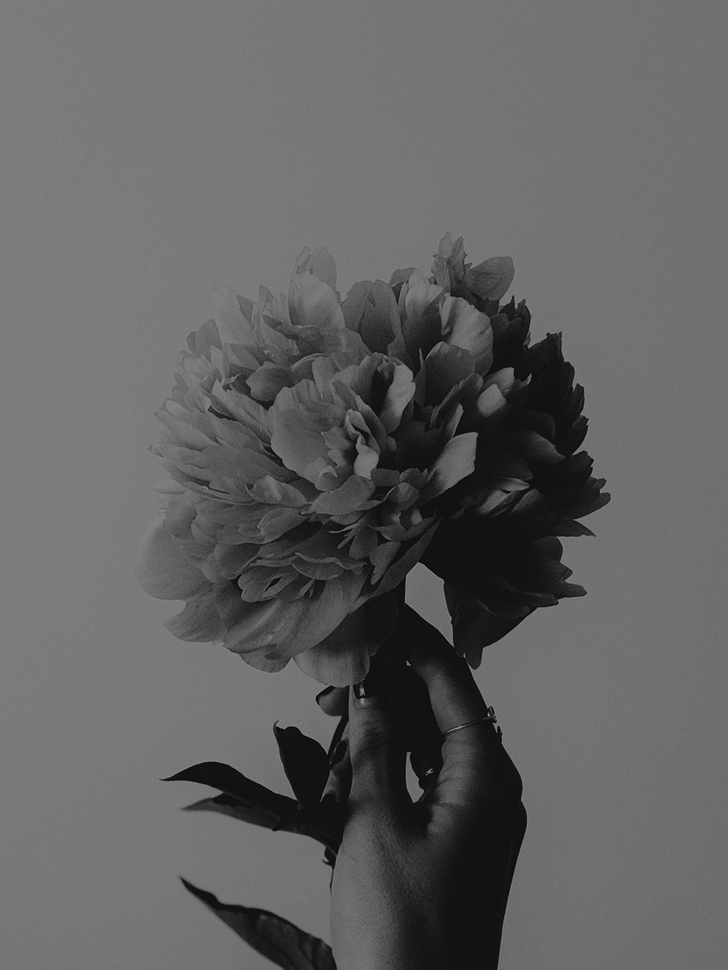
#> input picture images/escura.png, 728 x 970 px, shrunk from 908 x 1210 before the run; its folder holds 4 pictures in this run
$ python histogramas.py
#> lines starting #> are read from the running program, lines starting #| are printed output that depends on the picture
import cv2
import numpy as np
import matplotlib.pyplot as plt
import os

# Função para calcular e exibir os histogramas conforme os requisitos
def calcular_histogramas(imagens):
    plt.figure(figsize=(16, 12))

    for i, (titulo, caminho_imagem) in enumerate(imagens.items()):
        # Construir o caminho completo da imagem
        caminho_completo = os.path.join("images", caminho_imagem)

        # Carregar a imagem em tons de cinza
        imagem = cv2.imread(caminho_completo, cv2.IMREAD_GRAYSCALE)
#> imagem is the input picture: shape (970, 728); min 2, max 155, mean 97.5

        if imagem is None:
            print(f"Erro ao carregar a imagem '{titulo}' em '{caminho_completo}'")
            continue

        # Calcular o histograma
        histograma, bins = np.histogram(imagem.flatten(), bins=256, range=[0, 256])
#> histograma = 256 values, max 57670 at index 124, min 0 at index 0, mean 2758.4; bins = 257 values from 0 to 256

        # Calcular as probabilidades normalizadas
        p_rk = histograma / (imagem.shape[0] * imagem.shape[1])
#> p_rk = 256 values, max 0.0817 at index 124, min 0 at index 0, mean 0.00391

        # Plotar a imagem
        plt.subplot(4, 2, i * 2 + 1)
        plt.imshow(imagem, cmap="gray")
        plt.title(f"Imagem: {titulo}")
        plt.axis("off")

        # Plotar o histograma
        plt.subplot(4, 2, i * 2 + 2)
        plt.bar(range(256), p_rk, color="blue", alpha=0.7)
        plt.title(f"Histograma de {titulo}")
        plt.xlabel("Níveis de Cinza")
        plt.ylabel("Probabilidade Normalizada")

    plt.tight_layout()
    plt.show()
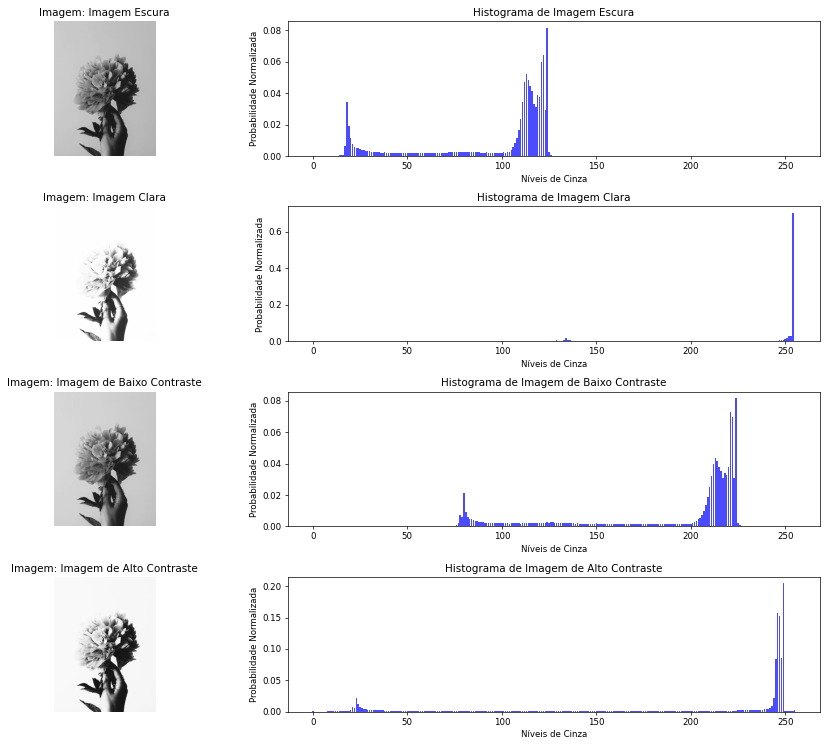
#> figure drawn by matplotlib, 8 panels; panel 2: tallest bar 0.0817 high, from x = 123.6 to 124.4; panel 4: tallest bar 0.704 high, from x = 253.6 to 254.4; panel 6: tallest bar 0.0818 high, from x = 223.6 to 224.4; panel 8: tallest bar 0.205 high, from x = 248.6 to 249.4

# Dicionário com os nomes das imagens e seus títulos
imagens = {
    "Imagem Escura": "escura.png",
    "Imagem Clara": "clara.png",
    "Imagem de Baixo Contraste": "baixo_contraste.png",
    "Imagem de Alto Contraste": "alto_contraste.png"
}

# Calcular e exibir os histogramas
calcular_histogramas(imagens)
